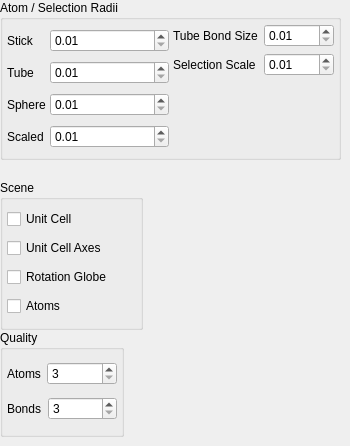
       <widget class="QWidget" name="ViewPage" >
        <widget class="QGroupBox" name="SelectionRadiusGroup" >
         <property name="geometry" >
          <rect>
           <x>0</x>
           <y>0</y>
           <width>341</width>
           <height>160</height>
          </rect>
         </property>
         <property name="sizePolicy" >
          <sizepolicy>
           <hsizetype>5</hsizetype>
           <vsizetype>1</vsizetype>
           <horstretch>0</horstretch>
           <verstretch>0</verstretch>
          </sizepolicy>
         </property>
         <property name="title" >
          <string>Atom / Selection Radii</string>
         </property>
         <layout class="QHBoxLayout" >
          <property name="margin" >
           <number>4</number>
          </property>
          <property name="spacing" >
           <number>4</number>
          </property>
          <item>
           <layout class="QGridLayout" >
            <property name="margin" >
             <number>0</number>
            </property>
            <property name="spacing" >
             <number>4</number>
            </property>
            <item row="3" column="1" >
             <widget class="QDoubleSpinBox" name="ScaledRadiusSpin" >
              <property name="sizePolicy" >
               <sizepolicy>
                <hsizetype>7</hsizetype>
                <vsizetype>0</vsizetype>
                <horstretch>0</horstretch>
                <verstretch>0</verstretch>
               </sizepolicy>
              </property>
              <property name="maximum" >
               <double>3.000000000000000</double>
              </property>
              <property name="minimum" >
               <double>0.010000000000000</double>
              </property>
             </widget>
            </item>
            <item row="2" column="0" >
             <widget class="QLabel" name="label_6" >
              <property name="text" >
               <string>Sphere</string>
              </property>
             </widget>
            </item>
            <item row="2" column="1" >
             <widget class="QDoubleSpinBox" name="SphereRadiusSpin" >
              <property name="sizePolicy" >
               <sizepolicy>
                <hsizetype>7</hsizetype>
                <vsizetype>0</vsizetype>
                <horstretch>0</horstretch>
                <verstretch>0</verstretch>
               </sizepolicy>
              </property>
              <property name="maximum" >
               <double>1.000000000000000</double>
              </property>
              <property name="minimum" >
               <double>0.010000000000000</double>
              </property>
             </widget>
            </item>
            <item row="3" column="0" >
             <widget class="QLabel" name="label_7" >
              <property name="text" >
               <string>Scaled</string>
              </property>
             </widget>
            </item>
            <item row="0" column="1" >
             <widget class="QDoubleSpinBox" name="StickRadiusSpin" >
              <property name="sizePolicy" >
               <sizepolicy>
                <hsizetype>7</hsizetype>
                <vsizetype>0</vsizetype>
                <horstretch>0</horstretch>
                <verstretch>0</verstretch>
               </sizepolicy>
              </property>
              <property name="maximum" >
               <double>1.000000000000000</double>
              </property>
              <property name="minimum" >
               <double>0.010000000000000</double>
              </property>
             </widget>
            </item>
            <item row="1" column="0" >
             <widget class="QLabel" name="label_5" >
              <property name="text" >
               <string>Tube</string>
              </property>
             </widget>
            </item>
            <item row="0" column="0" >
             <widget class="QLabel" name="label_565" >
              <property name="text" >
               <string>Stick</string>
              </property>
             </widget>
            </item>
            <item row="1" column="1" >
             <widget class="QDoubleSpinBox" name="TubeRadiusSpin" >
              <property name="sizePolicy" >
               <sizepolicy>
                <hsizetype>7</hsizetype>
                <vsizetype>0</vsizetype>
                <horstretch>0</horstretch>
                <verstretch>0</verstretch>
               </sizepolicy>
              </property>
              <property name="maximum" >
               <double>1.000000000000000</double>
              </property>
              <property name="minimum" >
               <double>0.010000000000000</double>
              </property>
             </widget>
            </item>
           </layout>
          </item>
          <item>
           <layout class="QVBoxLayout" >
            <property name="margin" >
             <number>0</number>
            </property>
            <property name="spacing" >
             <number>6</number>
            </property>
            <item>
             <layout class="QGridLayout" >
              <property name="margin" >
               <number>0</number>
              </property>
              <property name="spacing" >
               <number>6</number>
              </property>
              <item row="0" column="0" >
               <widget class="QLabel" name="label_566" >
                <property name="text" >
                 <string>Tube Bond Size</string>
                </property>
               </widget>
              </item>
              <item row="1" column="0" >
               <widget class="QLabel" name="label_10" >
                <property name="text" >
                 <string>Selection Scale</string>
                </property>
               </widget>
              </item>
              <item row="1" column="1" >
               <widget class="QDoubleSpinBox" name="SelectionScaleSpin" >
                <property name="sizePolicy" >
                 <sizepolicy>
                  <hsizetype>7</hsizetype>
                  <vsizetype>0</vsizetype>
                  <horstretch>0</horstretch>
                  <verstretch>0</verstretch>
                 </sizepolicy>
                </property>
                <property name="maximum" >
                 <double>3.000000000000000</double>
                </property>
                <property name="minimum" >
                 <double>0.010000000000000</double>
                </property>
               </widget>
              </item>
              <item row="0" column="1" >
               <widget class="QDoubleSpinBox" name="TubeBondSizeSpin" >
                <property name="sizePolicy" >
                 <sizepolicy>
                  <hsizetype>7</hsizetype>
                  <vsizetype>0</vsizetype>
                  <horstretch>0</horstretch>
                  <verstretch>0</verstretch>
                 </sizepolicy>
                </property>
                <property name="maximum" >
                 <double>1.000000000000000</double>
                </property>
                <property name="minimum" >
                 <double>0.010000000000000</double>
                </property>
               </widget>
              </item>
             </layout>
            </item>
            <item>
             <spacer>
              <property name="orientation" >
               <enum>Qt::Vertical</enum>
              </property>
              <property name="sizeHint" >
               <size>
                <width>20</width>
                <height>40</height>
               </size>
              </property>
             </spacer>
            </item>
           </layout>
          </item>
         </layout>
        </widget>
        <widget class="QGroupBox" name="groupBox_2" >
         <property name="geometry" >
          <rect>
           <x>0</x>
           <y>180</y>
           <width>143</width>
           <height>150</height>
          </rect>
         </property>
         <property name="title" >
          <string>Scene</string>
         </property>
         <layout class="QVBoxLayout" >
          <property name="margin" >
           <number>4</number>
          </property>
          <property name="spacing" >
           <number>4</number>
          </property>
          <item>
           <widget class="QCheckBox" name="CellVisibleCheck" >
            <property name="text" >
             <string>Unit Cell</string>
            </property>
           </widget>
          </item>
          <item>
           <widget class="QCheckBox" name="AxesVisibleCheck" >
            <property name="text" >
             <string>Unit Cell Axes</string>
            </property>
           </widget>
          </item>
          <item>
           <widget class="QCheckBox" name="GlobeVisibleCheck" >
            <property name="text" >
             <string>Rotation Globe</string>
            </property>
           </widget>
          </item>
          <item>
           <widget class="QCheckBox" name="AtomsVisibleCheck" >
            <property name="text" >
             <string>Atoms</string>
            </property>
           </widget>
          </item>
         </layout>
        </widget>
        <widget class="QGroupBox" name="QualityGroup" >
         <property name="geometry" >
          <rect>
           <x>0</x>
           <y>330</y>
           <width>124</width>
           <height>107</height>
          </rect>
         </property>
         <property name="title" >
          <string>Quality</string>
         </property>
         <layout class="QVBoxLayout" >
          <property name="margin" >
           <number>4</number>
          </property>
          <property name="spacing" >
           <number>4</number>
          </property>
          <item>
           <layout class="QHBoxLayout" >
            <property name="margin" >
             <number>0</number>
            </property>
            <property name="spacing" >
             <number>6</number>
            </property>
            <item>
             <widget class="QLabel" name="label" >
              <property name="sizePolicy" >
               <sizepolicy>
                <hsizetype>1</hsizetype>
                <vsizetype>5</vsizetype>
                <horstretch>0</horstretch>
                <verstretch>0</verstretch>
               </sizepolicy>
              </property>
              <property name="text" >
               <string>Atoms</string>
              </property>
             </widget>
            </item>
            <item>
             <widget class="QSpinBox" name="AtomQualitySpin" >
              <property name="sizePolicy" >
               <sizepolicy>
                <hsizetype>7</hsizetype>
                <vsizetype>0</vsizetype>
                <horstretch>0</horstretch>
                <verstretch>0</verstretch>
               </sizepolicy>
              </property>
              <property name="minimum" >
               <number>3</number>
              </property>
             </widget>
            </item>
           </layout>
          </item>
          <item>
           <layout class="QHBoxLayout" >
            <property name="margin" >
             <number>0</number>
            </property>
            <property name="spacing" >
             <number>6</number>
            </property>
            <item>
             <widget class="QLabel" name="label_3" >
              <property name="sizePolicy" >
               <sizepolicy>
                <hsizetype>1</hsizetype>
                <vsizetype>5</vsizetype>
                <horstretch>0</horstretch>
                <verstretch>0</verstretch>
               </sizepolicy>
              </property>
              <property name="text" >
               <string>Bonds</string>
              </property>
             </widget>
            </item>
            <item>
             <widget class="QSpinBox" name="BondQualitySpin" >
              <property name="sizePolicy" >
               <sizepolicy>
                <hsizetype>7</hsizetype>
                <vsizetype>0</vsizetype>
                <horstretch>0</horstretch>
                <verstretch>0</verstretch>
               </sizepolicy>
              </property>
              <property name="minimum" >
               <number>3</number>
              </property>
             </widget>
            </item>
           </layout>
          </item>
         </layout>
        </widget>
       </widget>
